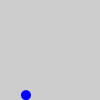
Frame 1 (no input)
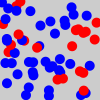
Frame 60 (the mouse pressed at the canvas centre just before this capture)
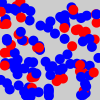
Frame 120 (the mouse held since frame 60 and released just before this capture)

The Processing sketch that drew these frames (run headless with seeded random() and noise(); from frame 60 on, the mouse is pressed at the canvas centre):

// Processing sketch: ej_03_Probabilidad
// ── ej_03_Probabilidad.pde
/******************************************/
/*Processing en el Universo del Videojuego*/
/*Unidad 1: Antes de Empezar              */
/*Ejemplo 03: Probabilidad                */
/*                                        */
/* ibuioli@gmail.com                      */
/* jaimeperezmarin@gmail.com              */
/******************************************/

float porcentaje;

void setup() {
  porcentaje = 3;

  noStroke();
}

void draw() {
  if (random(10) <= porcentaje) {
    fill(255, 0, 0);
  }
  else {
    fill(0, 0, 255);
  }

  ellipse(random(width), random(height), 10, 10);
}
